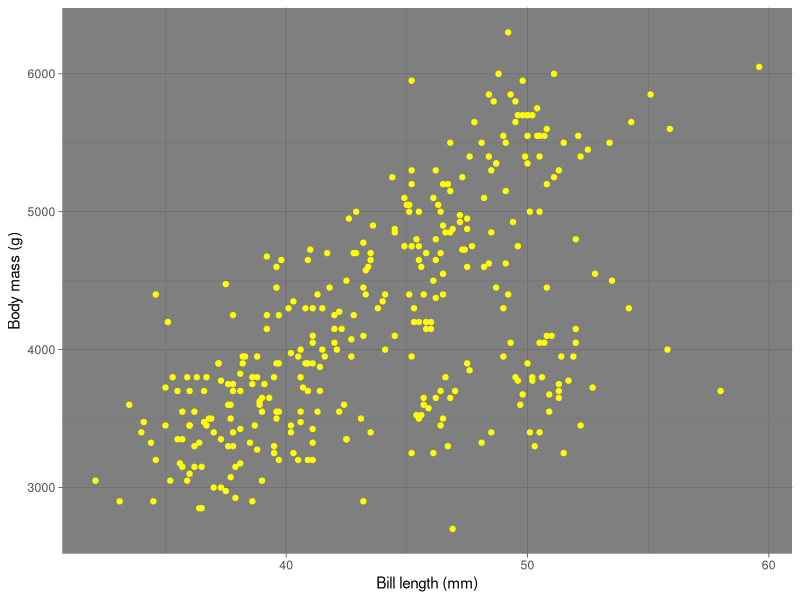
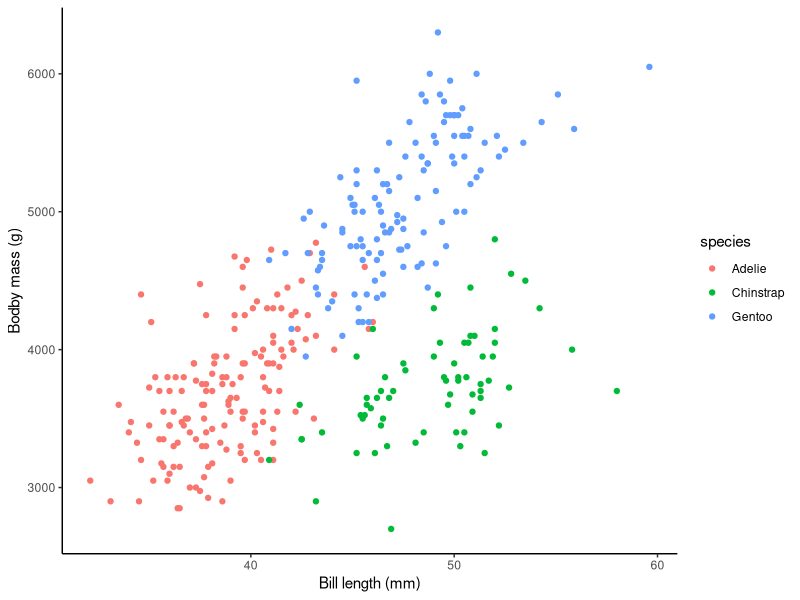
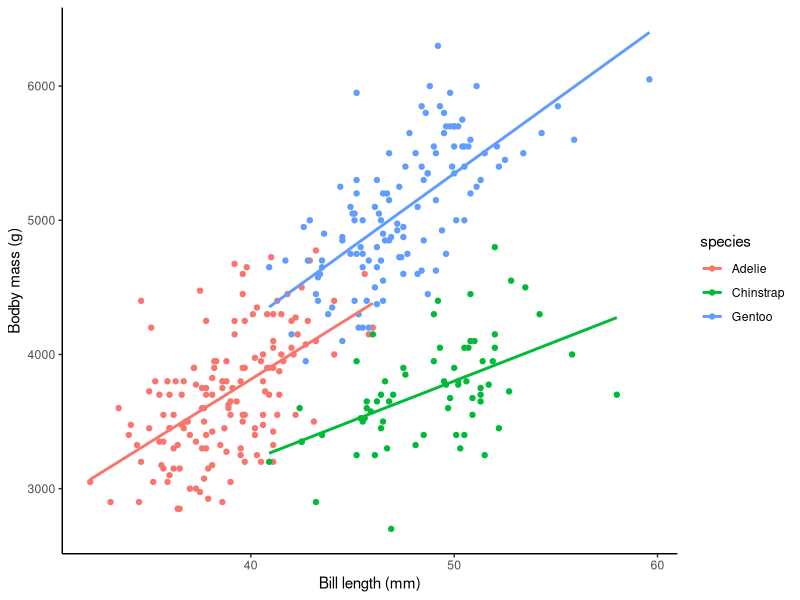
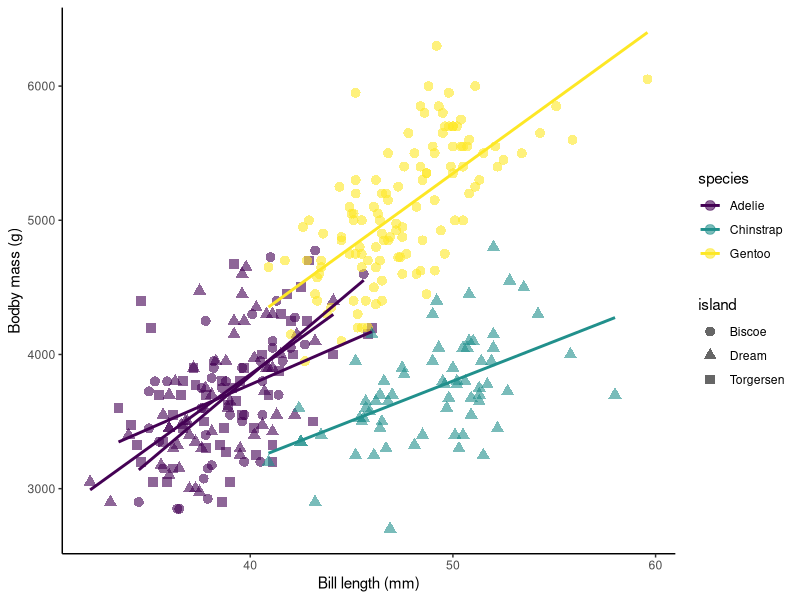
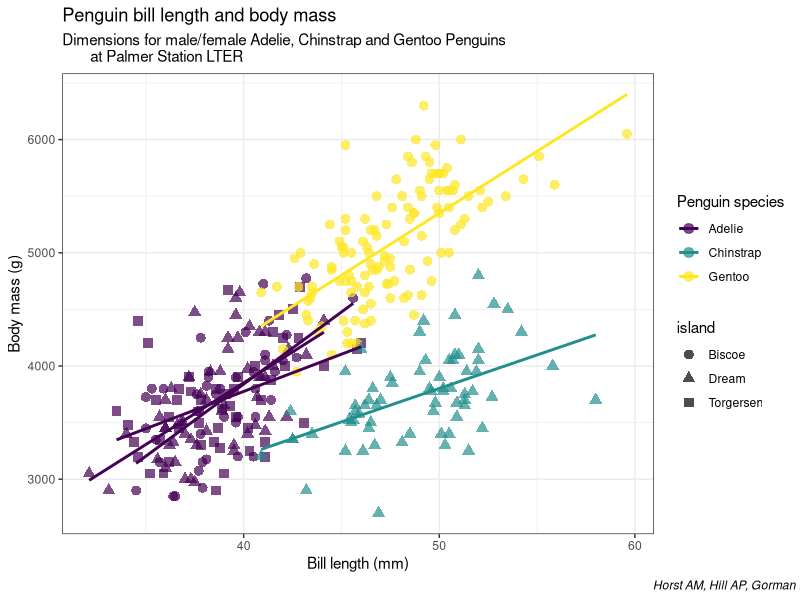

Here is the R script that generated these plots, in order:
## ---- chunk 1
# Laod required packages
library(palmerpenguins)
library(tidyverse)
library(ggplot2)
## ---- chunk 2
# Let's have a quick glimpse of the dataset
glimpse(penguins)
## ---- chunk 3
penguins %>%
  ggplot(aes(x=bill_length_mm,
             y=body_mass_g)) +
  geom_point(aplha=0.7, color = "yellow") +
  labs(x = 'Bill length (mm)',
       y = 'Body mass (g)') +
  theme_dark()
## ---- chunk 4
penguins %>%
  ggplot(aes(x=bill_length_mm,
             y=body_mass_g,
             color=species)) +
  geom_point(aplha=0.7) +
  labs(x='Bill length (mm)',
       y='Bodby mass (g)') +
  theme_classic() -> penguin_plot

penguin_plot
## ---- chunk 5
penguin_plot +
  geom_smooth(method = 'lm', formula = 'y ~ x', se = FALSE)
## ---- chunk 6
# Write your answer here
penguins %>%
  ggplot(aes(x = bill_length_mm,
                 y = body_mass_g,
                 colour = species,
                shape = island)) +
  geom_point(size=3, alpha=0.6) +
  geom_smooth(method = 'lm', formula = 'y ~ x', se = FALSE) +
  scale_color_viridis_d() +
  theme_bw() +
  labs(x='Bill length (mm)',
       y='Bodby mass (g)') +
  theme_classic()
## ---- chunk 7
# Write your answer here
penguins %>%
  ggplot(aes(x = bill_length_mm,
                 y = body_mass_g,
                 colour = species,
                shape = island)) +
  geom_point(size=3, alpha=0.7) +
  geom_smooth(method = 'lm', formula = 'y ~ x', se = FALSE) +
  scale_color_viridis_d() +
  theme_bw() +
  theme(plot.title = element_text(family="sans"),
        plot.caption = element_text(face = "italic", hjust = 1.5)) +
  labs(x = 'Bill length (mm)',
       y = 'Body mass (g)',
       title = "Penguin bill length and body mass",
       subtitle = 'Dimensions for male/female Adelie, Chinstrap and Gentoo Penguins
       at Palmer Station LTER',
       shape = 'island',
       color = 'Penguin species',
       caption = 'Horst AM, Hill AP, Gorman KB(2020)')
